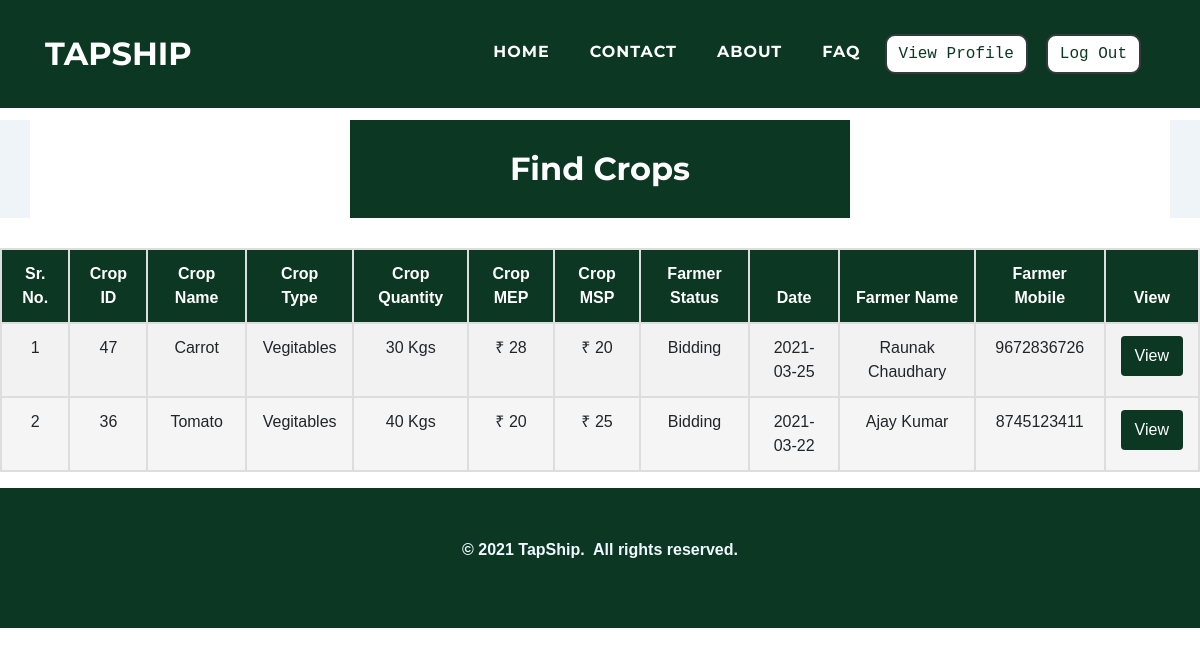
The page /customers/findcrop.php (signed in) on the database as committed earlier.
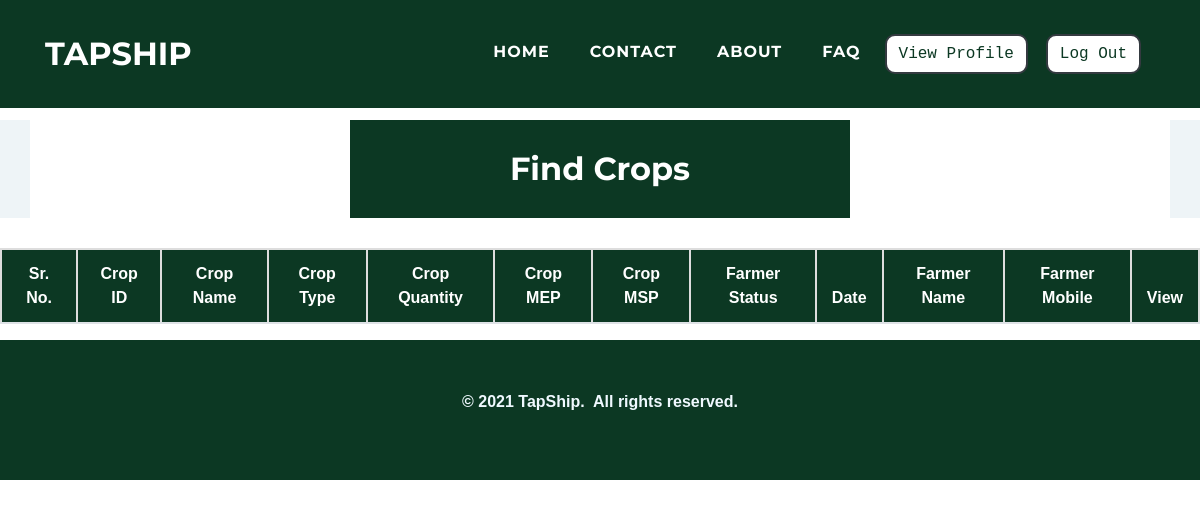
The same page on the database as committed later.
### tables this page shows
CREATE TABLE `cropsale` (
  `cr_id` int(11) NOT NULL,
  `cr_f_mobile` varchar(10) NOT NULL,
  `cr_cro_id` int(11) NOT NULL,
  `cr_quantity` varchar(10) NOT NULL,
  `cr_img1` varchar(500) NOT NULL,
  `cr_img2` varchar(500) NOT NULL,
  `cr_img3` varchar(500) NOT NULL,
  `cr_mep` varchar(10) NOT NULL,
  `cr_date` date NOT NULL,
  `cr_status` varchar(10) NOT NULL
);

CREATE TABLE `cropdetails` (
  `cro_id` int(11) NOT NULL,
  `cro_name` varchar(50) NOT NULL,
  `cro_type` varchar(25) NOT NULL,
  `cro_msp` float NOT NULL
);

### customers/findcrop.php (the view, shortened to what this page needs)
<?php
$res = $_SESSION["sessionid"];
$c_mobile= $res;
?>
<!DOCTYPE html>
<html>
<head>
    <link rel="stylesheet" href="../assets/bootstrap/css/bootstrap.min.css">
    <link rel="stylesheet" href="../assets/fonts/font-awesome.min.css">
    <link rel="stylesheet" href="../assets/fonts/ionicons.min.css">
    <link rel="stylesheet" href="../assets/css/Article-List.css">
    <link rel="stylesheet" href="../assets/css/Features-Boxed.css">
    <link rel="stylesheet" href="../assets/css/Footer-Dark.css">
    <link rel="stylesheet" href="../assets/css/Highlight-Blue.css">
    <link rel="stylesheet" href="https://cdnjs.cloudflare.com/ajax/libs/animate.css/3.5.2/animate.min.css">
    <link rel="stylesheet" href="https://cdnjs.cloudflare.com/ajax/libs/aos/2.2.0/aos.css">
    <link rel="stylesheet" href="../assets/css/Login-Form-Clean.css">
    <link rel="stylesheet" href="../assets/css/table-style.css"/>
</head>
<body id="page-top">
    <nav class="navbar navbar-light navbar-expand-lg fixed-top text-uppercase" id="mainNav" style="background: #0c3823;">
        <div class="container">
            <a class="navbar-brand js-scroll-trigger" data-bs-hover-animate="pulse" href="../index.php" style="font-family: Montserrat, sans-serif;">TAPSHIP</a>
            <div class="collapse navbar-collapse"
                id="navbarResponsive">
                <ul class="nav navbar-nav ml-auto">
                    <li class="nav-item mx-0 mx-lg-1"><a class="nav-link py-3 px-0 px-lg-3 rounded js-scroll-trigger" data-bs-hover-animate="pulse" href="../index.php" style="filter: contrast(100%) grayscale(0%) hue-rotate(0deg) invert(0%) sepia(0%);">HOME</a></li>
                    <li class="nav-item mx-0 mx-lg-1"><a class="nav-link py-3 px-0 px-lg-3 rounded js-scroll-trigger" data-bs-hover-animate="pulse" href="../contact.php">CONTACT</a></li>
                    <li class="nav-item mx-0 mx-lg-1"><a class="nav-link py-3 px-0 px-lg-3 rounded js-scroll-trigger" data-bs-hover-animate="pulse" href="../about.php">ABOUT</a></li>
                    <li class="nav-item mx-0 mx-lg-1"><a class="nav-link py-3 px-0 px-lg-3 rounded js-scroll-trigger" data-bs-hover-animate="pulse" href="../faq.php">FAQ</a></li>
                    <li class="nav-item mx-0 mx-lg-1"><a href="../customers/profile.php"><button class="btn btn-dark text-monospace" data-bs-hover-animate="pulse" type="button" style="margin: 10px;background: rgb(255,255,255);color: #0c3823;margin-left: 0;border-radius: 10px;">View Profile</button></a></li>
                    <li class="nav-item mx-0 mx-lg-1"><a href="../farmers/logout-script.php"><button  class="btn btn-dark text-monospace" data-bs-hover-animate="pulse" type="button" style="margin: 10px;background: rgb(255,255,255);color: #0c3823;margin-left: 0;border-radius: 10px;">Log Out</button></a></li>
                </ul>
            </div>
        </div>
    </nav>
    <div class="features-boxed">
        <div class="container" style="background: #ffffff;">
            <div class="intro" style="background: #0c3823;margin-top: 120px;margin-bottom: 30px;">
                <h2 class="text-center" data-aos="fade" style="color: rgb(255,255,255);padding: 30px;margin-bottom: 0px;">Find Crops</h2>
            </div>
        </div>
    </div>
    <table  id="tabledata" class=" table table-striped table-hover table-bordered">
 <tr class="bg-dark text-white text-center">
 <thead>
 <th>Sr. No.</th>
 <th> Crop ID </th>
 <th> Crop Name </th>
 <th> Crop Type</th>
 <th> Crop Quantity</th>
 <th> Crop MEP</th>
 <th> Crop MSP</th>
 <th> Farmer Status</th>
 <th> Date</th>
 <th> Farmer Name</th>
 <th> Farmer Mobile</th>
 <th> View</th>
 </thead>
 </tr >
 <?php
$con = mysqli_connect('localhost','root');
mysqli_select_db($con,'tapship');
 $q = "SELECT CD.cro_name, CD.cro_type, CD.cro_msp, CS.cr_id, CS.cr_quantity, CS.cr_mep, CS.cr_date, CS.cr_status, f.f_name, f.f_mobile
 FROM cropdetails CD, cropsale CS, farmer f  where CD.cro_id=CS.cr_cro_id AND f.f_mobile=CS.cr_f_mobile AND cs.cr_status IN (0,1) AND (SELECT count(cb_id) from cropbid cb WHERE cb.cb_c_mobile = $c_mobile AND cb.cb_cr_id = cs.cr_id)=0
 ORDER BY CS.cr_id DESC";
 $query = mysqli_query($con,$q);
 $c = 1;
 while($res = mysqli_fetch_array($query)){
 ?>
 <tr class="text-center">
 <td data-label="Sr. No."> <?php echo $c; $c+=1 ?> </td>
 <td data-label="Crop ID"> <?php echo $res['cr_id']; ?> </td>
 <td data-label="Crop Name"> <?php echo $res['cro_name'];  ?> </td>
 <td data-label="Crop Type"> <?php echo $res['cro_type'];  ?> </td>
 <td data-label="Crop Quantity"> <?php echo $res['cr_quantity'],' Kgs';  ?> </td>
 <td data-label="Crop MEP"> <?php echo '₹ ',$res['cr_mep'];  ?> </td>
 <td data-label="Crop MSP"> <?php echo '₹ ',$res['cro_msp'];  ?> </td>
 <td data-label="Crop Status"> <?php if($res['cr_status']=="0"){echo "Added";}else if($res['cr_status']=="1"){echo "Bidding";}else if($res['cr_status']=="2"){echo "Bid Accepted";}else if($res['cr_status']=="3"){echo "Transport Pending";}else if($res['cr_status']=="4"){echo "Transport Selected";}  ?> </td>
 <td data-label="Date"> <?php echo $res['cr_date'];  ?> </td>
 <td data-label="Farmer Name"> <?php echo $res['f_name'];  ?> </td>
 <td data-label="Farmer Mobile"> <?php echo $res['f_mobile'];  ?> </td>
 <td data-label="View Details"> <button class="btn" style="background-color:#0c3823;"> <a href="viewcrop.php?cr_id=<?php echo $res['cr_id']; ?>" class="text-white"> View </a> </button> </td>
 </tr>
 <?php
 }
  ?>
 </table>
    <div class="footer-dark" style="background: rgb(12,56,35);">
        <footer>
            <div class="container">
                <p style="text-align: center;"><strong>© 2021 TapShip.&nbsp; All rights reserved.</strong><br></p>
            </div>
        </footer>
    </div>
</body>
</html>

### assets/css/Features-Boxed.css (style rules this page uses)
.features-boxed { color: #313437; background-color: #eef4f7; }
.features-boxed h2 { font-weight: bold; margin-bottom: 40px; padding-top: 40px; color: inherit; }
.features-boxed .intro { font-size: 16px; max-width: 500px; margin: 0 auto; }

### assets/css/Footer-Dark.css (style rules this page uses)
.footer-dark { padding: 50px 0; bottom: 0; color: #f0f9ff; background-color: #282d32; }

### assets/css/table-style.css (style rules this page uses)
body { margin:0; font-family: sans-serif; }
* { box-sizing: border-box; }
.table { width: 100%; border-collapse: collapse; }
.table td,.table th { padding:12px 15px; border:2px solid #ddd; text-align: center; font-size:16px; }
.table th { background-color:#0c3823; color:#ffffff; }
.table tbody tr:nth-child(even) { background-color: #f5f5f5; }

Rows that differ between the two databases and show on the page:
no longer on this page (row edited): cropsale: cr_id "47", cr_cro.cro_name "Carrot", cr_cro.cro_type "Vegitables", cr_quantity "30", cr_mep "28", cr_cro.cro_msp "20", cr_status "Bidding", cr_date "2021-03-25", f_name "Raunak Chaudhary", f_mobile "9672836726"
no longer on this page (row edited): cropsale: cr_id "36", cr_cro.cro_name "Tomato", cr_cro.cro_type "Vegitables", cr_quantity "40", cr_mep "20", cr_cro.cro_msp "25", cr_status "Bidding", cr_date "2021-03-22", f_name "Ajay Kumar", f_mobile "8745123411"
